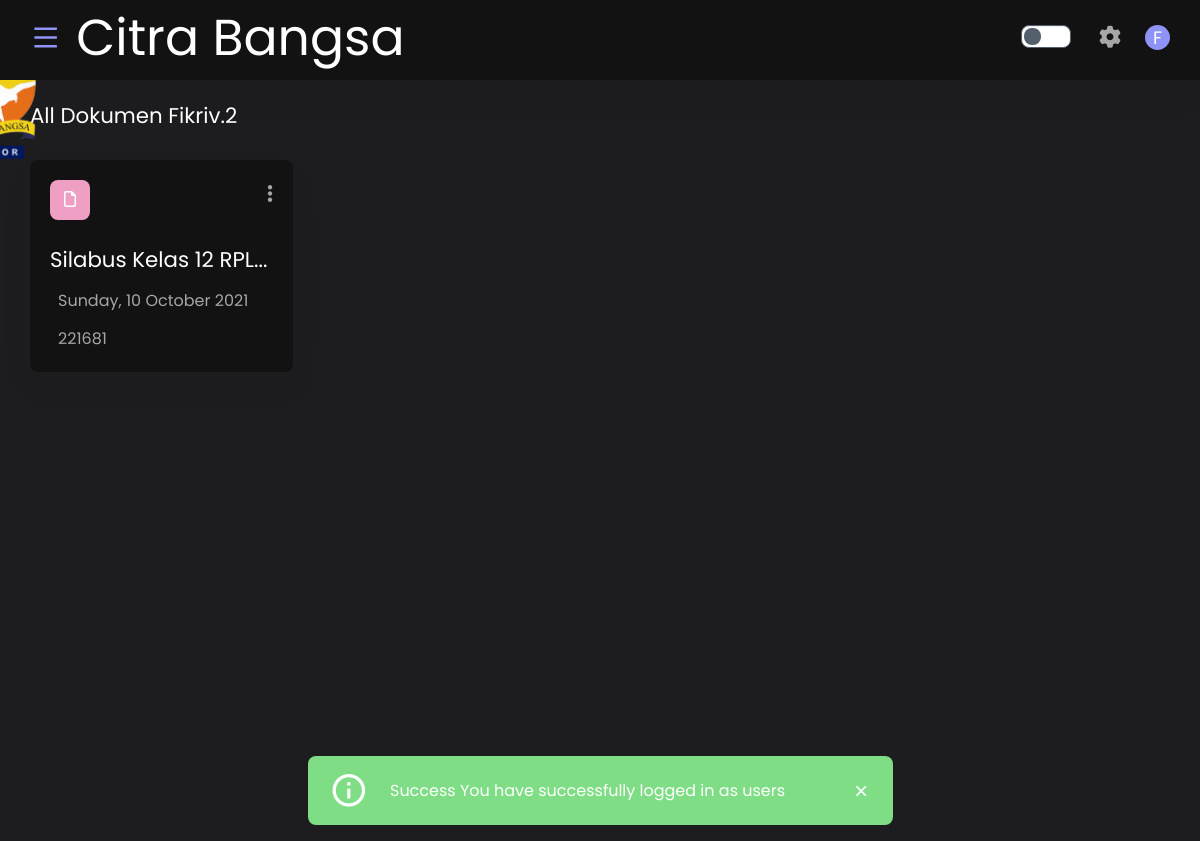
The page /public/document/viewallMe (signed in) on the database its author committed.
### tables this page shows
CREATE TABLE `dokumen` (
  `no_dok` int(11) NOT NULL,
  `jenis_dok` varchar(128) NOT NULL,
  `lokasi` varchar(128) NOT NULL,
  `nama` varchar(128) NOT NULL,
  `deskripsi` text NOT NULL,
  `file` varchar(128) NOT NULL,
  `type_file` varchar(128) NOT NULL,
  `ukuran_file` int(11) NOT NULL,
  `tahun_ajaran` varchar(100) NOT NULL,
  `tanggal_upload` date NOT NULL,
  `akses` int(11) NOT NULL,
  `author` varchar(100) NOT NULL
);

### app/core/Controller.php (called while the page is built, shortened)
<?php
class Controller
{
    public function view($view, $data = [])
    {
        require_once '../app/views/' . $view . '.php';
    }
    public function model($model)
    {
        return new $model;
    }
}

### app/controllers/Document.php (called while the page is built, shortened)
<?php
class Document extends Controller
{
    public function viewallMe()
    {
        $data = [
            'title' => 'All Dokumen ' . $_SESSION['first_name'],
            'view' => $this->model('Document_model')->dokumenByAuthorAll($_SESSION['email']),
            'storage' => $this->showSize(),
        ];
        $this->view('document/allFileMe', $data);
    }
    public function convert_filesize($bytes, $decimals = 2)
    {
        $size = array('B', 'kB', 'MB', 'GB', 'TB', 'PB', 'EB', 'ZB', 'YB');
        $factor = floor((strlen($bytes) - 1) / 3);
        return sprintf("%.{$decimals}f", $bytes / pow(1024, $factor)) . @$size[$factor];
    }
    public function showSize()
    {
        $data = [
            'author' => $_SESSION['email']
        ];
        $sql = $this->model('Document_model')->getSumSize($data);
        $data = $this->convert_filesize($sql[0]['total']);
        return $data;
    }
}

### app/core/App.php (called while the page is built, shortened)
<?php
class App
{
    protected $method = 'index';
    protected $params = [];
    public function __construct()
    {
        $url = $this->parseUrl();
        if (file_exists('../app/controllers/' . $url[0] . '.php')) {
            unset($url[0]);
        }
        $this->controller = new $this->controller;
        if (isset($url[1])) {
            if (method_exists($this->controller, $url[1])) {
                $this->method = $url[1];
            }
        }
        call_user_func_array([$this->controller, $this->method], $this->params);
    }
    public function parseUrl()
    {
        if (isset($_GET['url'])) {
            $url = rtrim($_GET['url'], '/');
            $url = filter_var($url, FILTER_SANITIZE_URL);
            $url = explode('/', $url);
            return $url;
        }
    }
}

### public/index.php (called while the page is built, shortened)
<?php
$app = new App;

### app/core/Database.php (called while the page is built, shortened)
<?php
class Database
{
    private $host = DB_HOST;
    private $user = DB_USER;
    private $pass = DB_PASS;
    private $name = DB_NAME;
    private $dbh;
    private $stmt;
    public function __construct()
    {
        $dns = 'mysql:host=' . $this->host . ';dbname=' . $this->name;
        $option = [
            PDO::ATTR_PERSISTENT => TRUE,
            PDO::ATTR_ERRMODE => PDO::ERRMODE_EXCEPTION
        ];
        try {
            $this->dbh = new PDO($dns, $this->user, $this->pass, $option);
        } catch (PDOException $e) {
            die($e->getMessage());
        }
    }
    public function query($query)
    {
        $this->stmt = $this->dbh->prepare($query);
    }
    public function bind($param, $value, $type = null)
    {
        if (is_null($type)) {
            switch (true) {
                default:
                    $type = PDO::PARAM_STR;
            }
        }
        $this->stmt->bindValue($param, $value, $type);
    }
    public function execute()
    {
        $this->stmt->execute();
    }
    public function resultSet()
    {
        $this->execute();
        return $this->stmt->fetchAll(PDO::FETCH_ASSOC);
    }
}

### app/models/Document_model.php (called while the page is built, shortened)
<?php
class Document_model
{
    private $dokumen = 'dokumen';
    private $db;
    public function __construct()
    {
        $this->db = new Database;
    }
    public function dokumenByAuthorAll($author)
    {
        try {
            $query = "SELECT * FROM $this->dokumen WHERE author= :author ORDER BY no_dok DESC";
            $this->db->query($query);
            $this->db->bind('author', $author);
            return $this->db->resultSet();
        } catch (PDOException $e) {
            echo $e->getMessage();
        }
    }
    public function getSumSize($data)
    {
        try {
            $query = "SELECT SUM(ukuran_file) as total FROM $this->dokumen WHERE author= :author";
            $this->db->query($query);
            $this->db->bind('author', $data['author']);
            return $this->db->resultSet();
        } catch (PDOException $e) {
            echo $e->getMessage();
        }
    }
}

### app/views/document/allFileMe.php (the view, shortened to what this page needs)
<div class="content-page">
    <div class="fixed-bottom">
        <div class="row justify-content-center">
            <div class="col-lg-6">
            </div>
        </div>
    </div>
    <div class=" container-fluid">
        <div class="row">
            <div class="col-lg-12">
                <div class="card-transparent card-block card-stretch card-height mb-3">
                    <div class="d-flex justify-content-between">
                        <div class="select-dropdown input-prepend input-append">
                            <h5 class="card-title"><?php echo $data['title']; ?></h5>
                        </div>
                    </div>
                </div>
            </div>
            <?php if (!empty($data['view'])) : ?>
                <?php foreach ($data['view'] as $items) : ?>
                    <div class="col-md-6 col-sm-6 col-lg-3">
                        <div class="card card-block card-stretch card-height">
                            <div class="card-body">
                                <div class="d-flex justify-content-between">
                                    <a href="<?php echo BASEURL; ?>/document/viewDokMe/<?= $items['no_dok'] ?>" class="folder">
                                        <div class="icon-small bg-danger rounded mb-4">
                                        </div>
                                    </a>
                                    <div class="card-header-toolbar">
                                        <div class="dropdown">
                                            <span class="dropdown-toggle" id="dropdownMenuButton2" data-toggle="dropdown">
                                                <i class="fa fa-ellipsis-v"></i>
                                            </span>
                                        </div>
                                    </div>
                                </div>
                                <a href="<?php echo BASEURL; ?>/document/viewDokMe/<?= $items['no_dok'] ?>" class="folder">
                                    <h5 class="mb-2">
                                        <?php echo substr($items['nama'], 0, 20) . '...'; ?>
                                    </h5>
                                    <p class="mb-2">
                                        <?php echo date('l, d F Y', strtotime($items['tanggal_upload'])); ?>
                                    </p>
                                    <p class="mb-0">
                                        <?php echo $items['ukuran_file']; ?>
                                    </p>
                                </a>
                            </div>
                        </div>
                    </div>
                <?php endforeach; ?>
            <?php else : ?>
                <p class="text-dark pl-3">Kamu Belum Mempunyai File..</p>
            <?php endif; ?>
        </div>
    </div>
</div>

### rows shown on the page
dokumen: nama "Silabus Kelas 12 RPL", tanggal_upload "Sunday, 10 October 2021", ukuran_file "221681"

### other values the page prints
substr($_SESSION['first_name'], 0, 1) "F"
$_SESSION['flash']['message'] "Success"
$_SESSION['flash']['action'] "You have successfully logged in as users"
$data['title'] "All Dokumen Fikriv.2"
